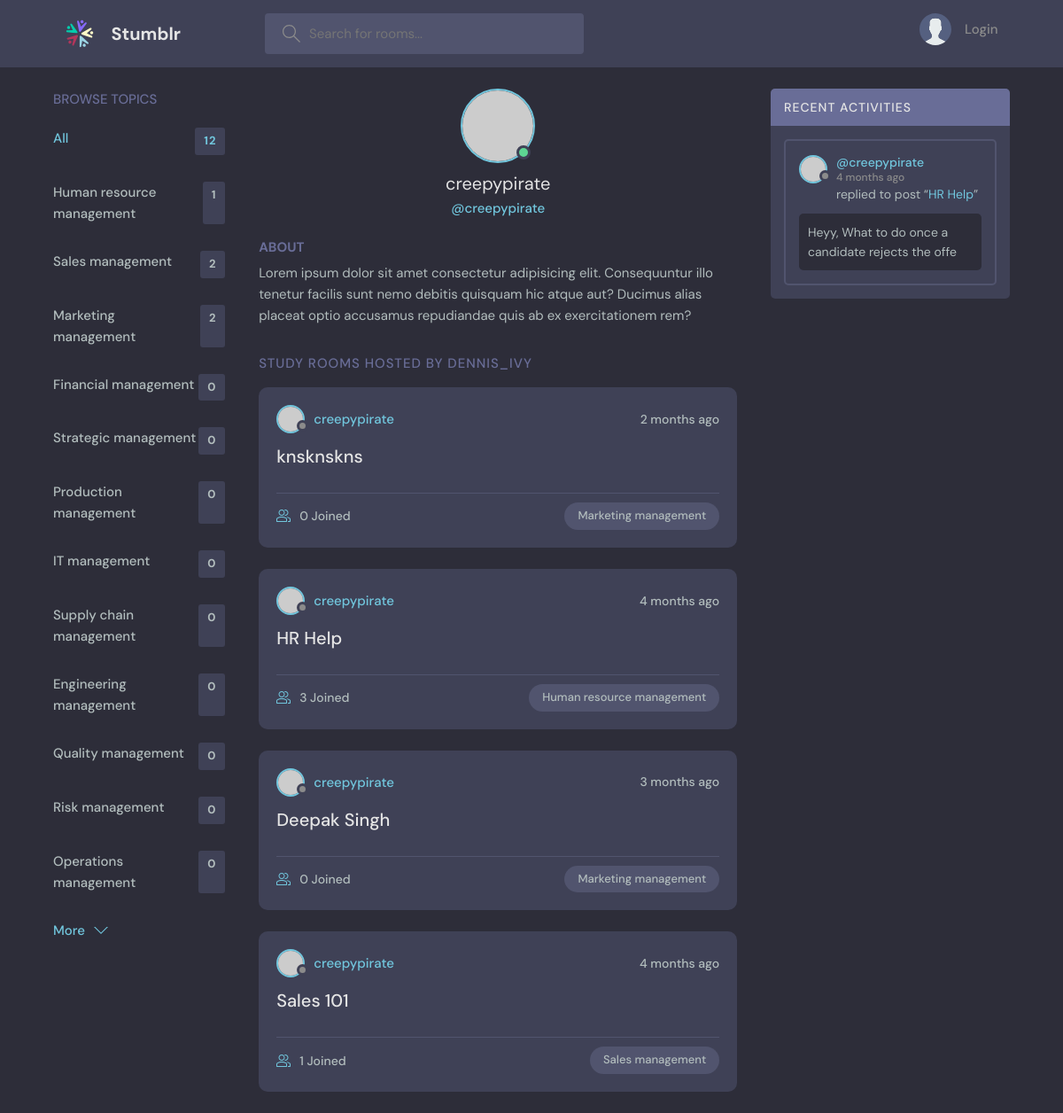
The app's page /profile/1/, older data.
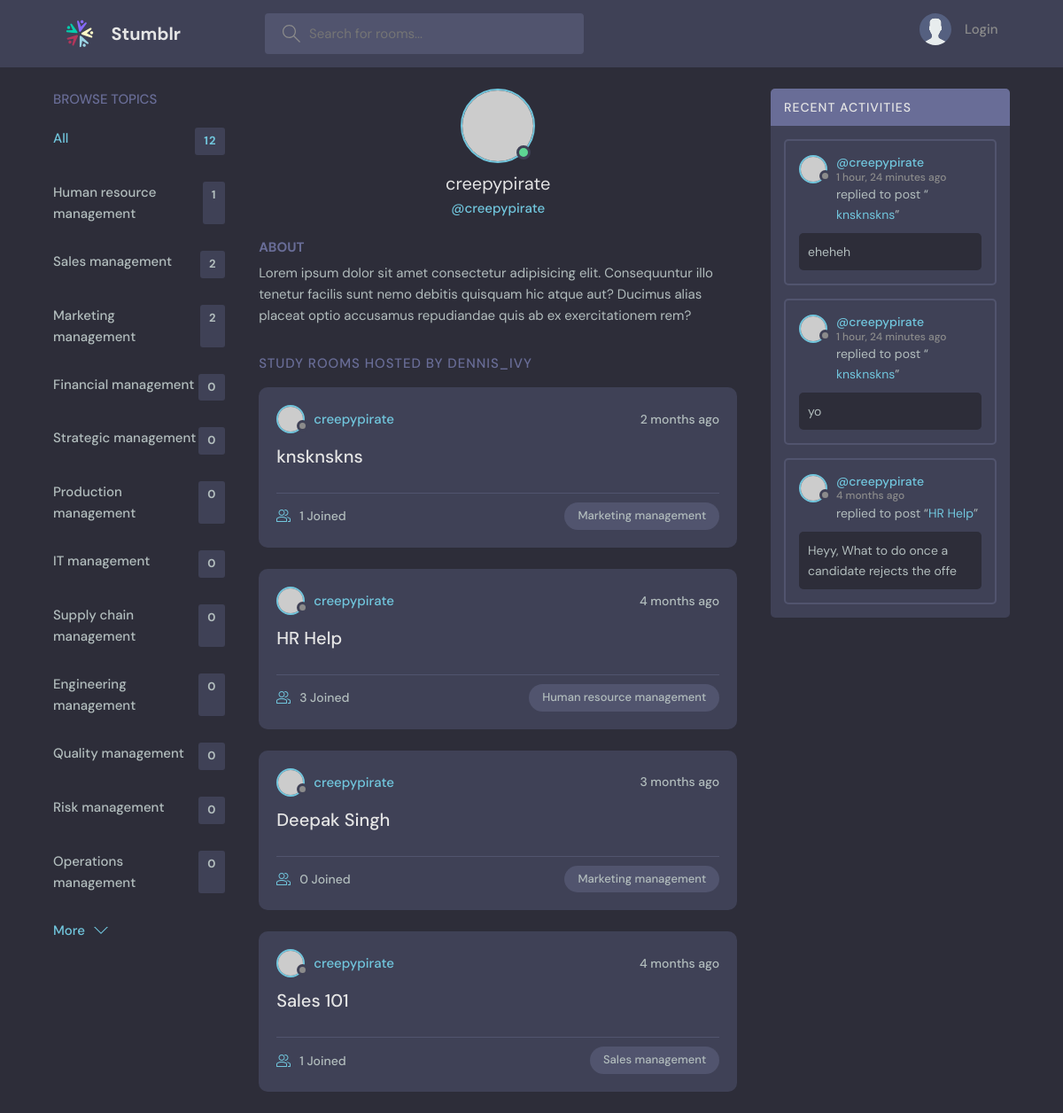
The same page, newer data.
### base/models.py (models this page shows, shortened)
class Topic(models.Model):
    name = models.CharField(max_length=200)

class Room(models.Model):
    host = models.ForeignKey(User,on_delete=models.SET_NULL,null=True)
    topic = models.ForeignKey(Topic,on_delete=models.SET_NULL,null=True)
    name =  models.CharField(max_length=200)
    description = models.TextField(null=True,blank=True)
    participants = models.ManyToManyField(User,related_name='participants',blank=True)
    updated = models.DateTimeField(auto_now=True)
    created = models.DateTimeField(auto_now_add=True)
    class Meta:
        ordering = ['-updated','-created']
    def __str__(self):
        return str(self.name)

class Message(models.Model):
    user = models.ForeignKey(User,on_delete=models.CASCADE)
    room = models.ForeignKey(Room,on_delete=models.CASCADE)
    body = models.TextField()
    updated = models.DateTimeField(auto_now=True)
    created = models.DateTimeField(auto_now_add=True)
    class Meta:
        ordering = ['-updated','-created']
    def __str__(self):
        return str(self.body[0:50])

### base/views.py (the view)
# urls.py: path('profile/<str:pk>/',views.userProfile,name="user-profile"),
def userProfile(request,pk):
    user = User.objects.get(id=pk)
    rooms = user.room_set.all()
    room_messages = user.message_set.all()
    topics = Topic.objects.all()
    context = {'user':user,'rooms':rooms,'topics':topics,'room_messages':room_messages}
    return render(request,'base/profile.html',context)

### base/templates/base/profile.html (shortened to what this page needs)
{% extends 'main.html' %}
{% block content %}
  <main class="profile-page layout layout--3">
    <div class="container">
      {% include 'base/topics_component.html'%}
      <div class="roomList">
        <div class="profile">
          <div class="profile__avatar">
            <div class="avatar avatar--large active">
              <img src="https://randomuser.me/api/portraits/men/11.jpg" />
            </div>
          </div>
          <div class="profile__info">
            <h3>{{user.username}}</h3>
            <p>@{{user.username}}</p>
          </div>
          <div class="profile__about">
            <h3>About</h3>
            <p>
              Lorem ipsum dolor sit amet consectetur adipisicing elit. Consequuntur illo tenetur
              facilis sunt nemo debitis quisquam hic atque aut? Ducimus alias placeat optio
              accusamus repudiandae quis ab ex exercitationem rem?
            </p>
          </div>
        </div>
        <div class="roomList__header">
          <div>
            <h2>Study Rooms Hosted by dennis_ivy</a>
            </h2>
          </div>
        </div>
        {% include 'base/feed_component.html'%}
      </div>
      {% include 'base/activity_component.html'%}
    </div>
  </main>
  {% endblock content %}

### base/templates/base/topics_component.html
<div class="topics">
    <div class="topics__header">
      <h2>Browse Topics</h2>
    </div>
    <ul class="topics__list">
      <li>
        <a href="{% url 'home' %}" class="active"> All<span>{{topics.count}}</span></a>
      </li>
      {% for topic in topics %}
      <li>
        <a href="{% url 'home' %}?q={{topic.name}}">{{topic.name}} <span>{{topic.room_set.all.count}}</span></a>
      </li>
      {%endfor%}
    </ul>
    <a class="btn btn--link" href="{% url 'topics' %}">
      More
      <svg version="1.1" xmlns="http://www.w3.org/2000/svg" width="32" height="32" viewBox="0 0 32 32">
        <title>chevron-down</title>
        <path d="M16 21l-13-13h-3l16 16 16-16h-3l-13 13z"></path>
      </svg>
    </a>
  </div>

### base/templates/base/feed_component.html (shortened to what this page needs)
{%for room in rooms%}
<div class="roomListRoom">
    <div class="roomListRoom__header">
      <a href="{% url 'user-profile' room.host.id %}" class="roomListRoom__author">
        <div class="avatar avatar--small">
          <img src="https://randomuser.me/api/portraits/women/11.jpg" />
        </div>
        <span>{{room.host.username}}</span>
      </a>
      <div class="roomListRoom__actions">
        <span>{{room.created|timesince}} ago </span>
      </div>
    </div>
    <div class="roomListRoom__content">
      <a href="{% url 'room' room.id %}">{{room.name}}</a>
    </div>
    <div class="roomListRoom__meta">
      <a href="{% url 'room' room.id %}" class="roomListRoom__joined">
        {{room.participants.all.count}} Joined
      </a>
      <p class="roomListRoom__topic">{{room.topic.name}}</p>
    </div>
  </div>
  {%endfor%}

### base/templates/base/activity_component.html (shortened to what this page needs)
<div class="activities">
    <div class="activities__header">
      <h2>Recent Activities</h2>
    </div>
    {% for message in room_messages %}
    <div class="activities__box">
      <div class="activities__boxHeader roomListRoom__header">
        <a href="{%url 'user-profile' message.user.id %}" class="roomListRoom__author">
          <div class="avatar avatar--small">
            <img src="https://randomuser.me/api/portraits/women/11.jpg" />
          </div>
          <p>
            @{{ message.user }}
            <span>{{ message.created | timesince }} ago</span>
          </p>
        </a>
      </div>
      <div class="activities__boxContent">
        <p>replied to post “<a href="{% url 'room' message.room.id %}">{{message.room}}</a>”</p>
        <div class="activities__boxRoomContent">
            {{message}}
        </div>
      </div>
    </div>
    {% endfor %}
  </div>

Row changes from the older to the newer data that the page shows:
computed for Room "knsknskns": participants.all.count "0" → "1"
added Message: user "creepypirate", created "1 hour, 24 minutes", room "knsknskns", body "eheheh"
added Message: user "creepypirate", created "1 hour, 24 minutes", room "knsknskns", body "yo"
